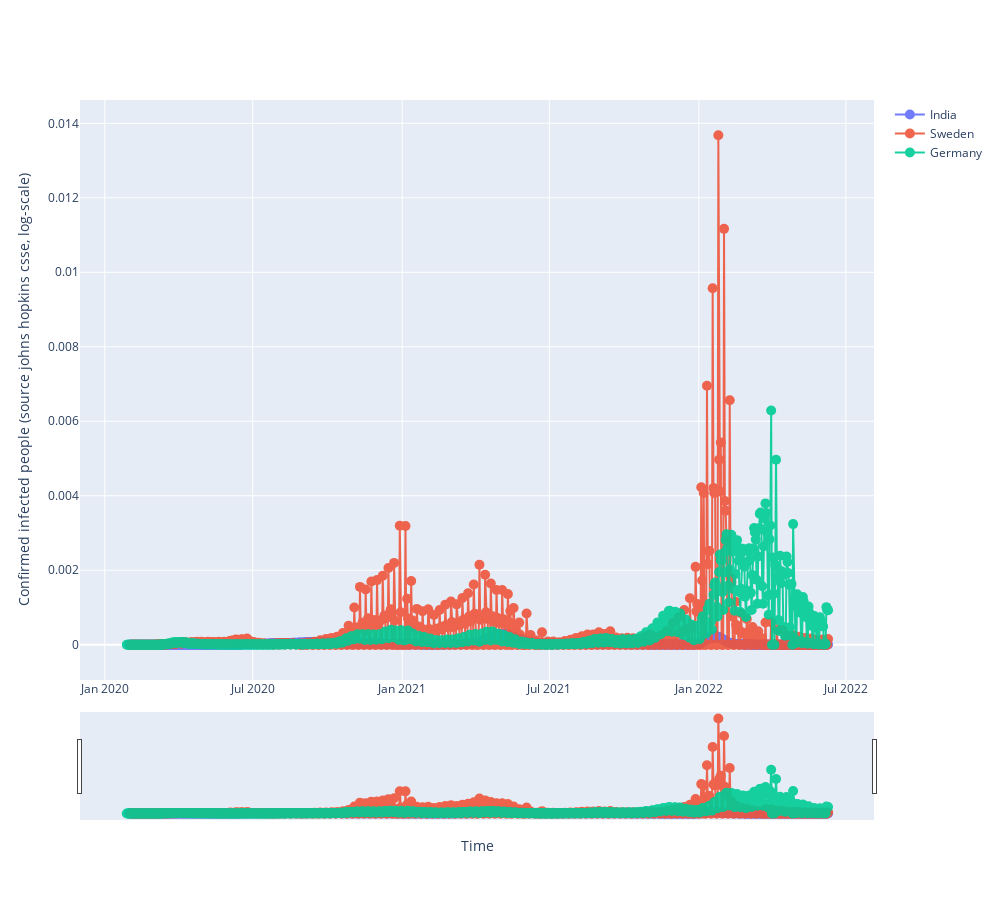

Notebook code cell kept with this figure:
### Code cell
fig = go.Figure()

## defines how to plot the individual trace

fig = make_subplots()
fig.add_trace(go.Scatter(x=india_x,
                                y=india_res,
                                mode='markers+lines',
                                opacity=0.9,
                                line_width=2,
                                marker_size=10, 
                                name='India')
                     )
fig.add_trace(go.Scatter(x=swd_x,
                                y=swd_res,
                                mode='markers+lines',
                                opacity=0.9,
                                line_width=2,
                                marker_size=10, 
                                name='Sweden')
                     )
fig.add_trace(go.Scatter(x=ger_x,
                                y=ger_res,
                                mode='markers+lines',
                                opacity=0.9,
                                line_width=2,
                                marker_size=10, 
                                name='Germany')
                     )

## defines the overall layout properties
fig.update_layout(
    width=1000,
    height=900,
    xaxis_title="Time",
    yaxis_title="Confirmed infected people (source johns hopkins csse, log-scale)",
)



fig.update_layout(xaxis_rangeslider_visible=True)
#fig.show(renderer='chrome')
fig.show()

### Figure 1 — Plotly figure (JSON) as saved in the notebook; plotly's stock layout.template omitted (floating-point values rounded to 4 significant figures; data arrays with more than 128 entries replaced by an {"elided": "..."} marker saying what was removed)
{"data": [{"line": {"width": 2}, "marker": {"size": 10}, "mode": "markers+lines", "name": "India", "opacity": 0.9, "type": "scatter", "x": {"elided": "862 str values"}, "y": {"elided": "862 float values"}}, {"line": {"width": 2}, "marker": {"size": 10}, "mode": "markers+lines", "name": "Sweden", "opacity": 0.9, "type": "scatter", "x": {"elided": "860 str values"}, "y": {"elided": "860 float values"}}, {"line": {"width": 2}, "marker": {"size": 10}, "mode": "markers+lines", "name": "Germany", "opacity": 0.9, "type": "scatter", "x": {"elided": "865 str values"}, "y": {"elided": "865 float values"}}], "layout": {"height": 900, "width": 1000, "xaxis": {"anchor": "y", "domain": [0, 1], "rangeslider": {"visible": true}, "title": {"text": "Time"}}, "yaxis": {"anchor": "x", "domain": [0, 1], "title": {"text": "Confirmed infected people (source johns hopkins csse, log-scale)"}}}}
